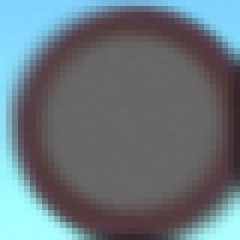
#> input picture Road_Signs_task/data/training/no_drive/14015.png, 40 x 40 px, given in place of the camera (shown 6 times larger)
$ python test.py
#> lines starting #> are read from the running program, lines starting #| are printed output that depends on the picture; after the words box and inside, x2 and y2 are one past the last pixel; in counts of white or black regions, pixels touching at a corner belong together
### Color_picker/functions.py
import cv2
import numpy as np


def get_thresholds():
    file = open('thresholds.txt', 'r')
#> (reads Color_picker/thresholds.txt from the repository)
    thresholds = list(map(int, file.read().split()))
    print(thresholds)
    file.close()
    return thresholds

### Color_picker/test.py
import cv2
import numpy as np
import functions as f
import time
# import draw_countors as dc

cam = cv2.VideoCapture(0)

# Получение заранее подобранных thresholds
thresholds = f.get_thresholds()


while True:
    ret, frame = cam.read()
#> frame is the input picture: shape (40, 40, 3); mean B, G, R 124.2, 117.1, 104.5

    # Переворот и размытие изображения
    frame = frame[:, ::-1]
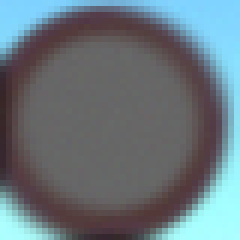
#> frame: shape (40, 40, 3) (shown 6 times larger); mean B, G, R 124.2, 117.1, 104.5

    frame_copy = frame.copy()

    frame = cv2.blur(frame, (20, 20))
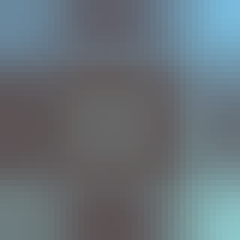
#> frame: shape (40, 40, 3) (shown 6 times larger); mean B, G, R 120.9, 114.1, 103.5


    # Перевод в HSV, наложение маски thresholds
    hsv_frame = cv2.cvtColor(frame, cv2.COLOR_BGR2HSV)
#> hsv_frame: shape (40, 40, 3); mean H, S, V 108.9, 34.9, 121.8

    mask = cv2.inRange(hsv_frame, (np.array(thresholds[:3])), (np.array(thresholds[3:])))
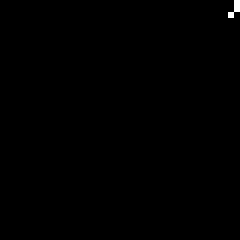
#> mask: shape (40, 40) (shown 6 times larger); 0.19% white in thin lines or dots, all inside (x1, y1, x2, y2) = (38, 0, 40, 3)

    # Работа с изображение (убирание ряби)
    cv2.erode(mask, (3, 3),  iterations=2)
    cv2.dilate(mask, (3, 3), iterations=4)
    cv2.imshow('mask', mask)

    # _ обязательно, иначе беда
    contours, _ = cv2.findContours(mask, cv2.RETR_TREE, cv2.CHAIN_APPROX_NONE)
#> contours = [[[39, 0], [39, 1], [38, 2], [39, 1]]]
    # cv2.drawContours(frame, contours, (-1), (255, 0, 255), 3)
    # cv2.imshow('frame', frame)

    # Выводим фигуру с наибольшим контуром
    if contours:
        big_contour = list(sorted(contours, key=cv2.contourArea, reverse=True))[0]
#> big_contour = [[39, 0], [39, 1], [38, 2], [39, 1]]
        cv2.drawContours(frame, big_contour, (-1), (255, 0, 255), 3)
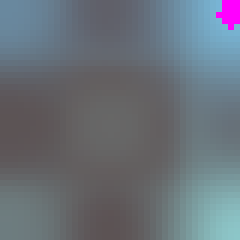
#> frame: shape (40, 40, 3) (shown 6 times larger); 0.88% of pixels changed, all inside (x1, y1, x2, y2) = (36, 0, 40, 5)

        # Рисуем найденный объект в отдельном окне
        (x, y, w, h) = cv2.boundingRect(big_contour)
#> x = 38; y = 0; w = 2; h = 3
        cv2.rectangle(frame, (x, y), (x + w, y + h), (0, 255, 0), 2)
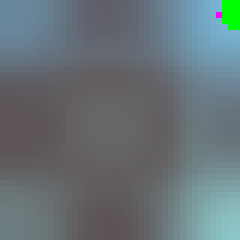
#> frame: shape (40, 40, 3) (shown 6 times larger); 0.88% of pixels changed, all inside (x1, y1, x2, y2) = (37, 0, 40, 5)

        # Вырезаем часть со знаком:
        ro_img = frame_copy[y:y + h, x:x + w]
        cv2.imshow('sign', ro_img)

    cv2.imshow('frame', frame)

    # Обработка сохранения изображения по кнопке:
    if cv2.waitKey(1) == ord('s'):
#> (key q is pressed here)
        cv2.imwrite(f'images/{time.time()}.jpg', ro_img)

    # Quit by q-key
    if cv2.waitKey(1) == ord('q'):
#> (key q is pressed here)
        break

cam.release()
cv2.destroyAllWindows()
